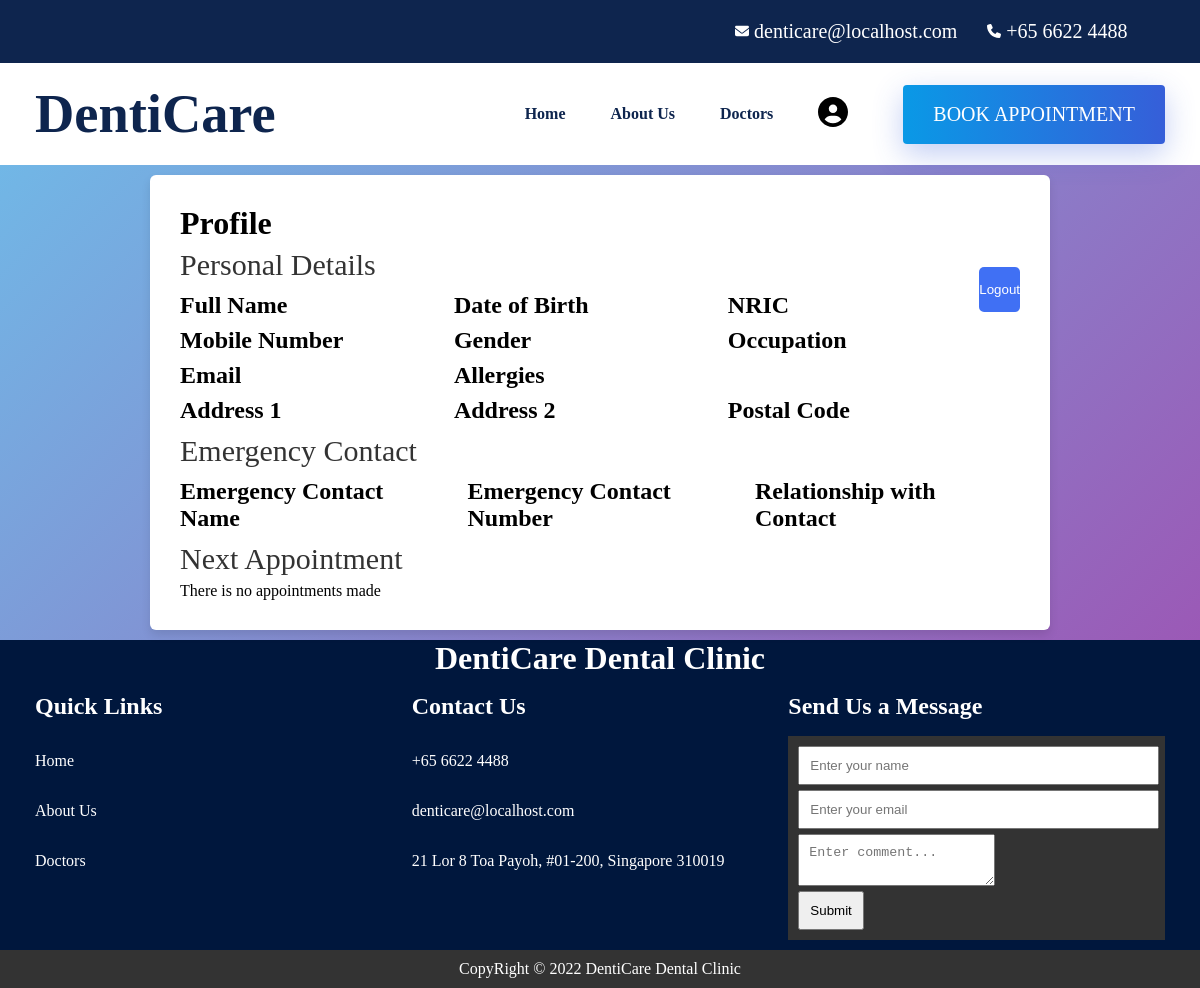
/html/profile.php (signed in), run on an earlier commit of the app's database.
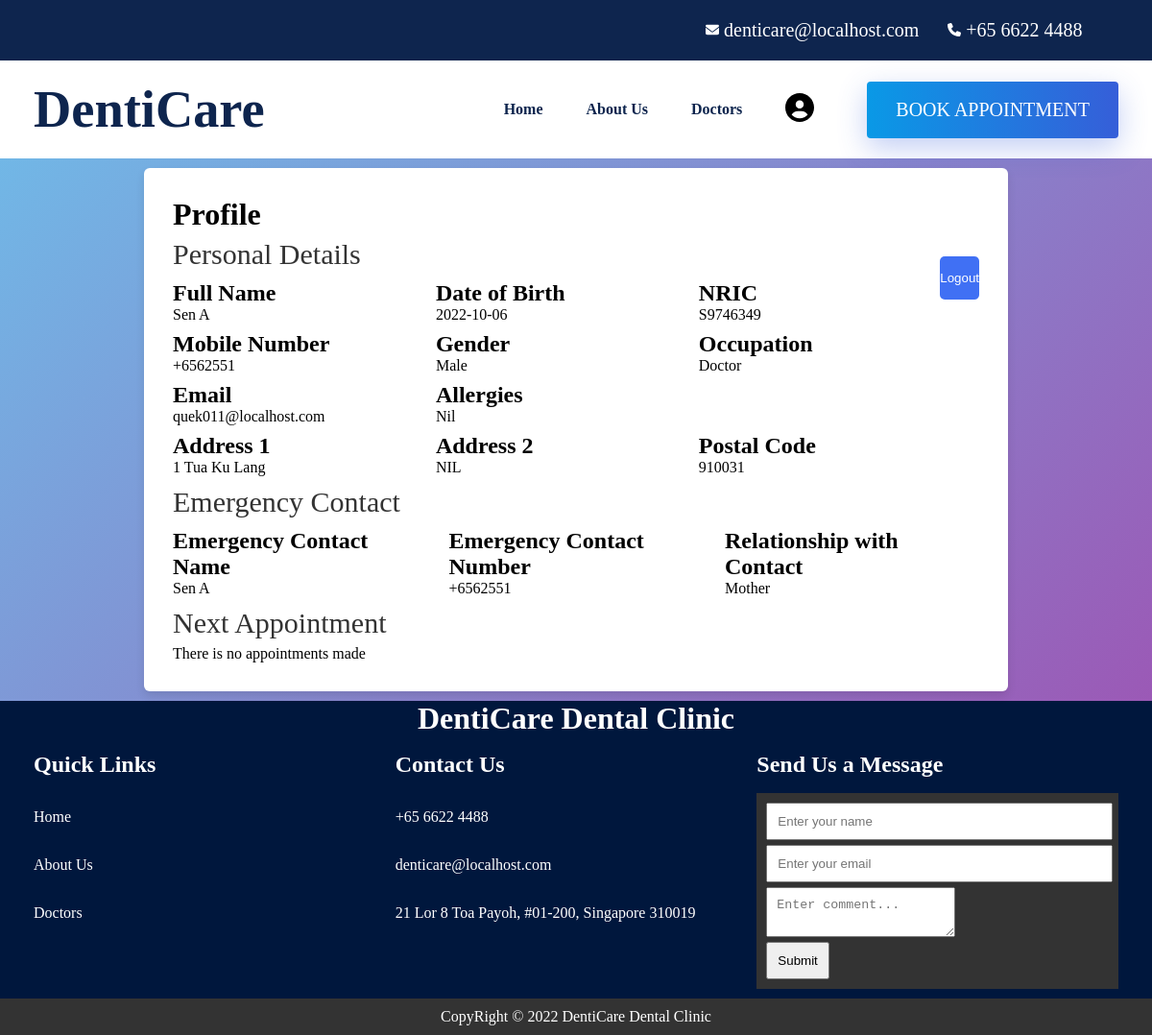
And on a later commit of the database.
### tables this page shows
CREATE TABLE `user_profile` (
  `user_name` varchar(30) DEFAULT NULL,
  `full_name` varchar(30) DEFAULT NULL,
  `nric` varchar(9) DEFAULT NULL,
  `D_O_B` date DEFAULT NULL,
  `gender` varchar(10) DEFAULT NULL,
  `occupation` varchar(20) DEFAULT NULL,
  `mobile_no` varchar(8) DEFAULT NULL,
  `email` varchar(50) DEFAULT NULL,
  `allergies` varchar(255) NOT NULL,
  `address_1` varchar(50) DEFAULT NULL,
  `address_2` varchar(50) DEFAULT NULL,
  `postal_code` varchar(6) DEFAULT NULL,
  `emergency_contact_name` varchar(30) DEFAULT NULL,
  `emergency_contact_no` varchar(8) DEFAULT NULL,
  `emergency_contact_relation` varchar(30) DEFAULT NULL
);

### html/profile.php (the view, shortened to what the changed rows need)
<!DOCTYPE html>
<html>
<?php
$conn = OpenCon();
$user = $_SESSION['use'];
$fullname =
  $dob =
  $nric =
  $mobileNumber =
  $gender =
  $occupation =
  $email =
  $allergies =
  $addressOne =
  $addressTwo =
  $postal =
  $emergencyName =
  $emergencyContact =
  $emergencyRelate = "";
$sql = "SELECT * from user_profile where user_name = '$user'";
$results = $conn->query($sql);
while ($row = $results->fetch_assoc()) {
  $fullname = $row['full_name'];
  $dob = $row['D_O_B'];
  $nric = $row['nric'];
  $mobileNumber = $row['mobile_no'];
  $gender = $row['gender'];
  $occupation = $row['occupation'];
  $email = $row['email'];
  $allergies = $row['allergies'];
  $addressOne = $row['address_1'];
  $addressTwo = $row['address_2'];
  $postal = $row['postal_code'];
  $emergencyName = $row['emergency_contact_name'];
  $emergencyContact = $row['emergency_contact_no'];
  $emergencyRelate = $row['emergency_contact_relation'];
}
?>
<head>
  <link rel="stylesheet" href="../css/style.css">
</head>
<body>
  <section class="profile">
    <div class="container">
      <div class="profile-container">
        <div class="personal-details-container">
          <div class="fields">
            <div class="details-field">
              <label>Full Name</label>
              <span class="label-result"><?= $fullname ?></span>
            </div>
            <div class="details-field">
              <label>Date of Birth</label>
              <span class="label-result"><?= $dob ?></span>
            </div>
            <div class="details-field">
              <label>NRIC</label>
              <span class="label-result"><?= $nric ?></span>
            </div>
            <div class="details-field">
              <label>Mobile Number</label>
              <span class="label-result"><?= $mobileNumber ?></span>
            </div>
            <div class="details-field">
              <label>Gender</label>
              <span class="label-result"><?= $gender ?></span>
            </div>
            <div class="details-field">
              <label>Occupation</label>
              <span class="label-result"><?= $occupation ?></span>
            </div>
            <div class="details-field">
              <label>Email</label>
              <span class="label-result"><?= $email ?></span>
            </div>
            <div class="details-field">
              <label>Allergies</label>
              <span class="label-result"><?= $allergies ?></span>
            </div>
            <div class="details-field">
              <label>Address 1</label>
              <span class="label-result"><?= $addressOne ?></span>
            </div>
            <div class="details-field">
              <label>Address 2</label>
              <span class="label-result"><?= $addressTwo ?></span>
            </div>
            <div class="details-field">
              <label>Postal Code</label>
              <span class="label-result"><?= $postal ?></span>
            </div>
          </div>
        </div>
        <div class="emergency-contact-container">
          <div class="fields">
            <div class="details-field">
              <label>Emergency Contact Name</label>
              <span class="label-result"><?= $emergencyName ?></span>
            </div>
            <div class="details-field">
              <label>Emergency Contact Number</label>
              <span class="label-result"><?= $emergencyContact ?></span>
            </div>
            <div class="details-field">
              <label>Relationship with Contact</label>
              <span class="label-result"><?= $emergencyRelate ?></span>
            </div>
          </div>
        </div>
      </div>
  </section>
</body>
<footer class="footer">
  <div class="footer-top">
    <div class="container">
      <h1 class="text-center">DentiCare Dental Clinic</h1>
    </div>
  </div>
</footer>
</html>

What changed in the data, as far as the page shows it:
added user_profile: full_name "Sen A", D_O_B "2022-10-06", nric "S9746349", mobile_no "+6562551", gender "Male", occupation "Doctor", email "quek011@localhost.com", allergies "Nil", address_1 "1 Tua Ku Lang", address_2 "NIL", postal_code "910031", emergency_contact_name "Sen A", emergency_contact_no "+6562551", emergency_contact_relation "Mother"
